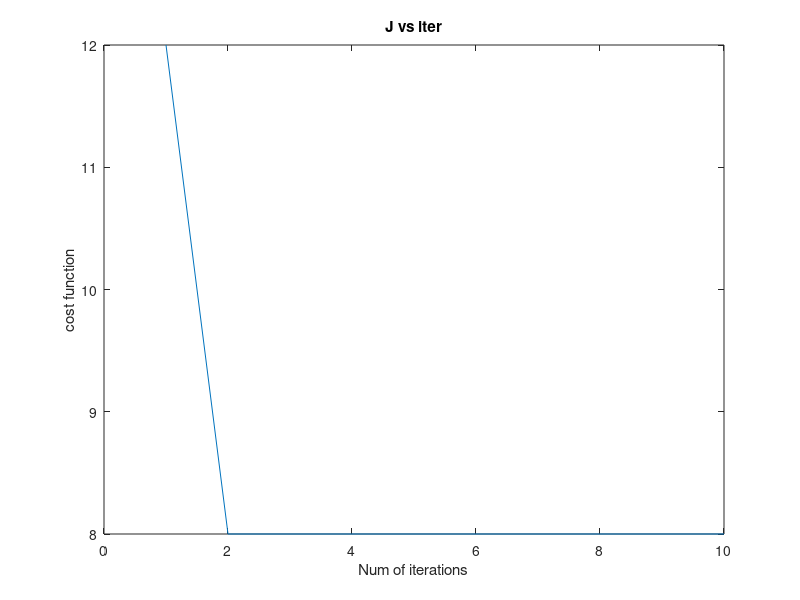

The MATLAB script that drew this image:
clc;clear;close all;
x=[-1 -1 1 1;-1 1 -1 1];%inputs
y=[-1 -1 1 -1];%target outputs
w=[0 0];%Initial weights
b=0;%initial bias
alpha=0.1;%learning rate
theta=0;%threshold
iter=10;%num of iterations
for k=1:iter
    for i=1:size(x,2)%size=4
        a(i)=w*x(:,i);%size(w)=1X2,size(x(:,i))=2X1
        h(i)=2*(a(i)>=theta)-1;
        if h(i)~=y(i)
            w=w+alpha*y(i)*x(:,i)';
            b=b+alpha*y(i);
        end
    end
    e(k)=sum((y-h).^2);
end
plot(e)
xlabel('Num of iterations');
ylabel('cost function');
title('J vs iter');